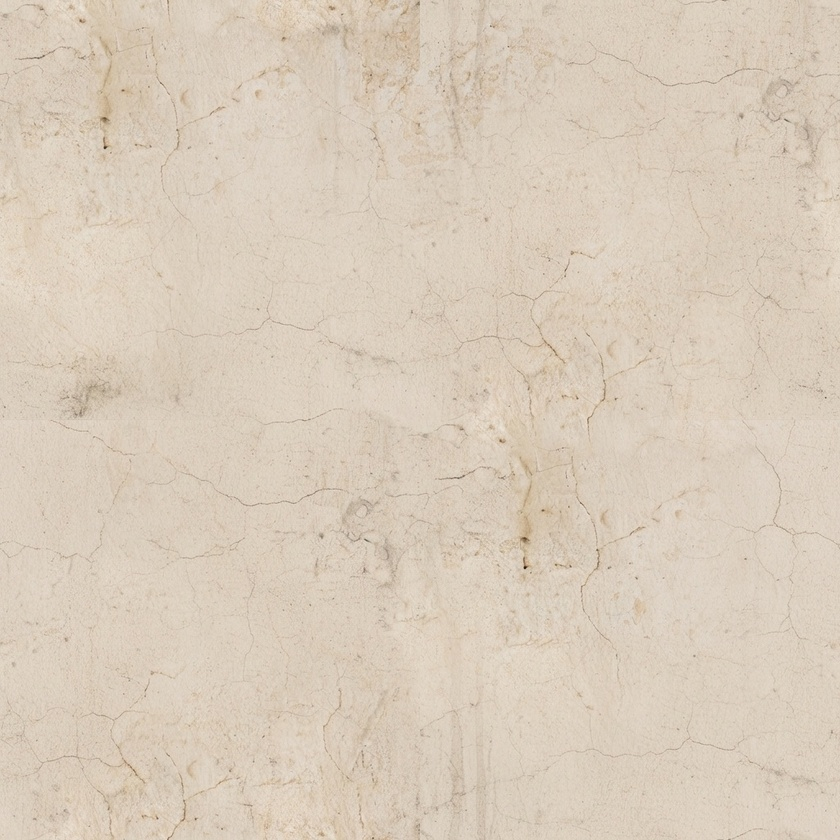
#> input picture refs/textures_v1/plaster_wall_tiled.jpg, 840 x 840 px, shrunk from 1024 x 1024 before the run
$ python make_copper_placeholder.py
#> lines starting #> are read from the running program, lines starting #| are printed output that depends on the picture
"""Derive a WEATHERED-COPPER PLACEHOLDER albedo from an existing base.

    python scripts/make_copper_placeholder.py

⛔ THIS IS A PLACEHOLDER AND MUST NEVER BECOME THE ARTEFACT OF RECORD.
The operator is generating the real copper/patina tile. Ruled 2026-08-30:
"until then derive a placeholder from an existing base, mark it
pipeline-derived, and never let it become the artefact of record."

Three things make that stick rather than being a hope:
  * the filename carries PLACEHOLDER, so it cannot be cited by accident,
  * `Free/_measured/copper_placeholder.json` records base + method + hash and
    says PLACEHOLDER in its own `status`,
  * `recipes/church_materials.json` marks the role `placeholder: true`, and
    the build reports which slots are waiting on the real tile.

WHAT IS DERIVED AND WHAT IS INVENTED -- they are different claims
  DERIVED   the STRUCTURE. Luminance of the base tile, high-passed to keep
            the fine surface variation and drop its large-scale shading.
            Structure is the half a placeholder can honestly borrow.
  INVENTED  the COLOUR. A luminance ramp into weathered-copper hues: dark
            red-brown in the lows through to green patina in the highs. There
            is no measurement anywhere behind those hues -- they are read off
            the concept's own words ("WEATHERED COPPER ONION DOME, dark
            red-brown") and nothing else.

The base is `plaster_wall_tiled.jpg`: fine and non-directional, which is the
closest available structure to a beaten metal sheet. Using `roof_tiles` would
have imported a shingle pattern onto a dome.
"""
from __future__ import annotations

import hashlib
import io
import json
import os
import sys

import numpy as np
from PIL import Image

REPO = os.path.dirname(os.path.dirname(os.path.abspath(__file__)))
BASE = "refs/textures_v1/plaster_wall_tiled.jpg"
OUT = "refs/derived_placeholder/copper_patina_PLACEHOLDER.png"
MAN = "Free/_measured/copper_placeholder.json"

# Weathered copper, read off the concept's words. Low luminance -> the dark
# red-brown the concept names; high -> the green patina that collects in the
# raised and washed areas. Deliberately only four stops: a placeholder that
# looks too resolved invites being kept.
STOPS = [
    (0.00, (61, 28, 20)),      # deep shadow, dark red-brown
    (0.40, (124, 60, 38)),     # body copper, oxidised
    (0.72, (96, 124, 96)),     # patina beginning
    (1.00, (140, 176, 150)),   # pale green patina on the washed highs
]


def ramp(x):
    """Piecewise-linear colour ramp over luminance in [0,1]."""
    out = np.zeros(x.shape + (3,), dtype=np.float32)
    for i in range(len(STOPS) - 1):
        x0, c0 = STOPS[i]
        x1, c1 = STOPS[i + 1]
        m = (x >= x0) & (x <= x1)
        if not m.any():
            continue
        t = ((x[m] - x0) / (x1 - x0))[:, None]
        out[m] = np.array(c0, np.float32) * (1 - t) + np.array(c1, np.float32) * t
    return out


def sha(p):
    h = hashlib.sha256()
    with open(p, "rb") as fh:
        for b in iter(lambda: fh.read(1 << 20), b""):
            h.update(b)
    return h.hexdigest()


def main():
    bp = os.path.join(REPO, BASE)
    if not os.path.exists(bp):
        print("REFUSE: base %s is absent" % BASE)
        return 2
    with Image.open(bp) as im:
#> im is the input picture: PIL image 840x840 RGB; mean R, G, B 217.5, 203.8, 186.9
        a = np.asarray(im.convert("RGB"), dtype=np.float32) / 255.0
    lum = 0.2126 * a[..., 0] + 0.7152 * a[..., 1] + 0.0722 * a[..., 2]

    # HIGH-PASS: keep fine structure, drop the base's own large-scale shading.
    # Without this the plaster's broad light/dark drifts would read as dents in
    # a metal dome -- borrowing the base's lighting, not its surface.
    k = 33
    pad = np.pad(lum, k // 2, mode="reflect")
    cs = np.cumsum(np.cumsum(pad, 0), 1)
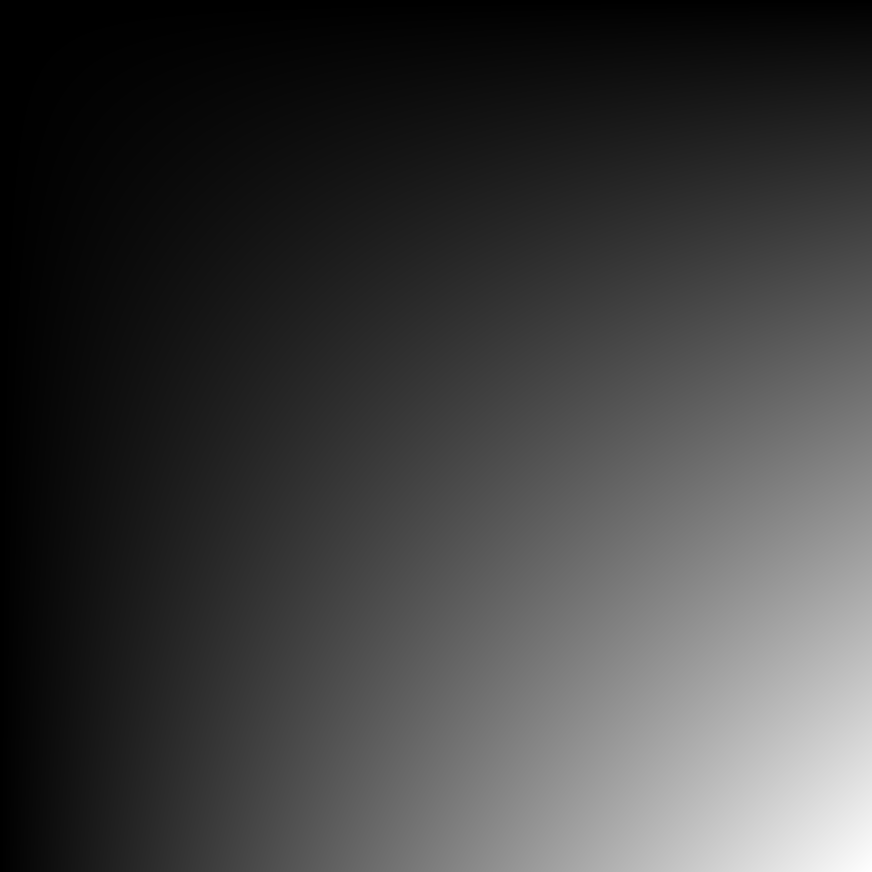
#> cs: shape (872, 872) float32; min 0.797, max 612984.2, mean 153391.3; drawn with min black and max white
    cs = np.pad(cs, ((1, 0), (1, 0)))
#> cs: shape (873, 873) float32
    h, w = lum.shape
#> h = 840; w = 840
    box = (cs[k:k + h, k:k + w] - cs[0:h, k:k + w]
           - cs[k:k + h, 0:w] + cs[0:h, 0:w]) / float(k * k)
    detail = lum - box
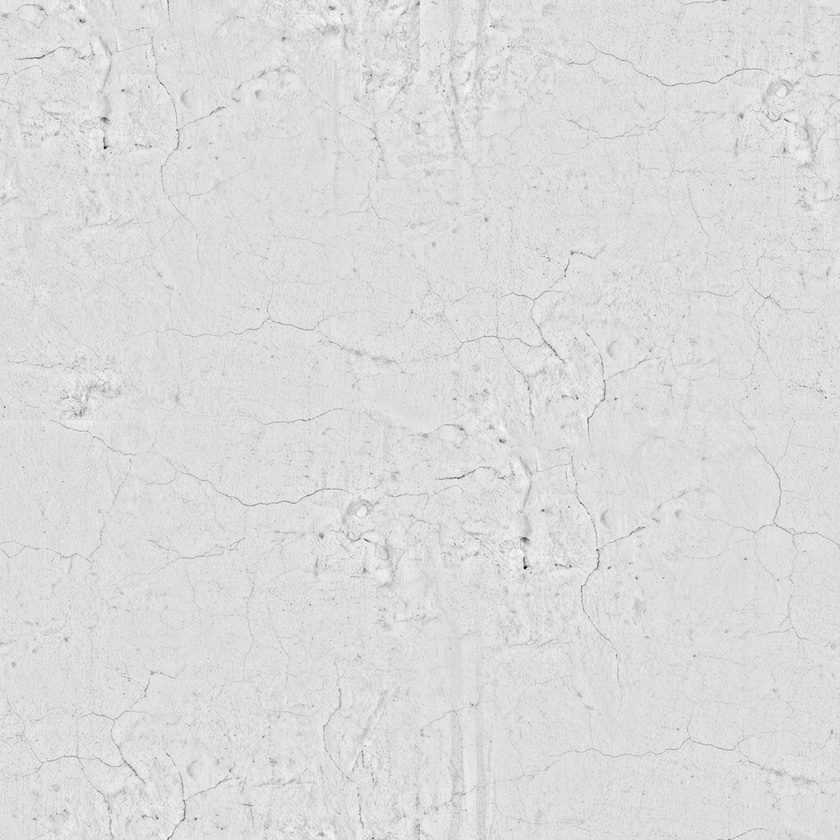
#> detail: shape (840, 840) float32; min -0.686, max 0.109, mean 1.36e-07; drawn with min black and max white
    # normalise the detail to [0,1] about its own midpoint
    s = float(np.percentile(np.abs(detail), 99)) or 1e-6
#> s = 0.0921
    x = np.clip(0.5 + detail / (2.0 * s), 0.0, 1.0)
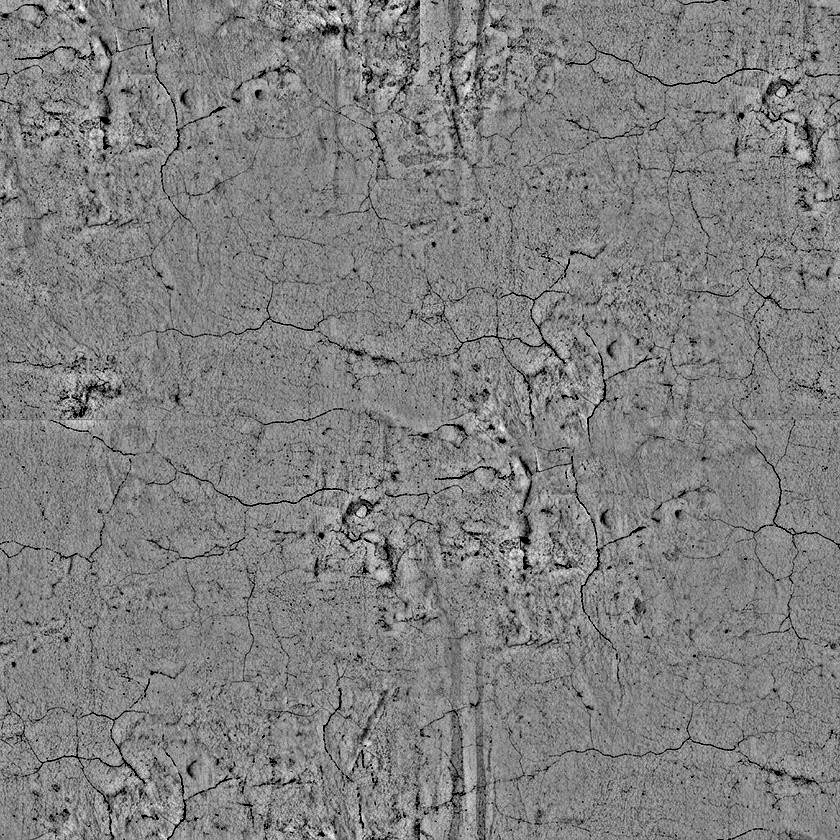
#> x: shape (840, 840) float32; min 0, max 1, mean 0.502

    rgb = ramp(x)
#> the loop in ramp, `for i in range(len(STOPS) - 1):` made 3 passes
#> pass 1, in ramp, `m = (x >= x0) & (x <= x1)`:
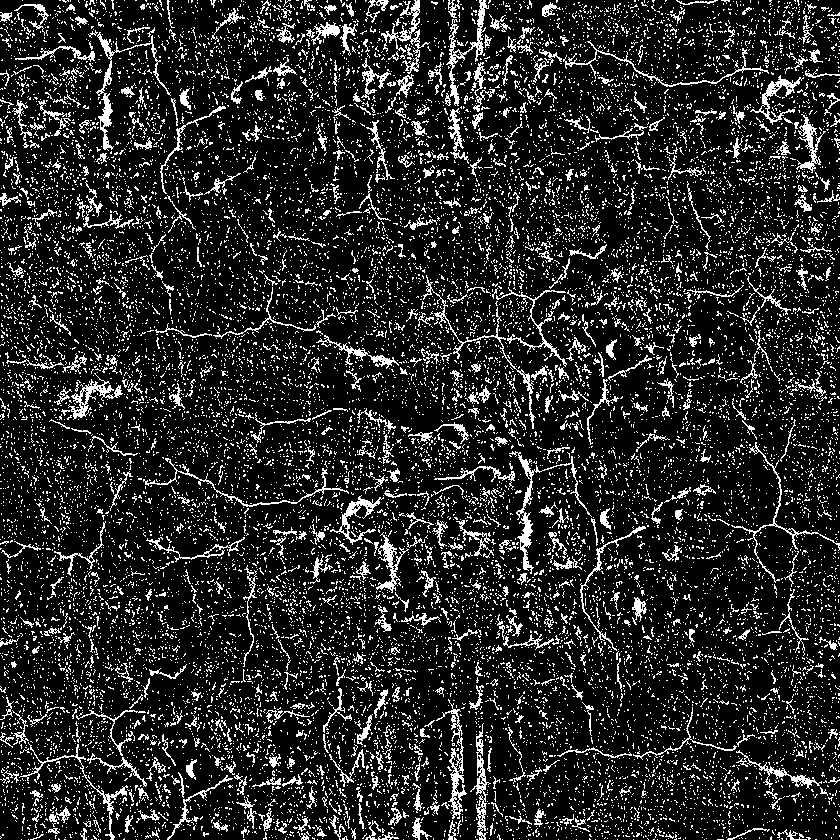
#> m: shape (840, 840) bool; 15.1% white in thin lines or dots
#> pass 3, in ramp, `m = (x >= x0) & (x <= x1)`:
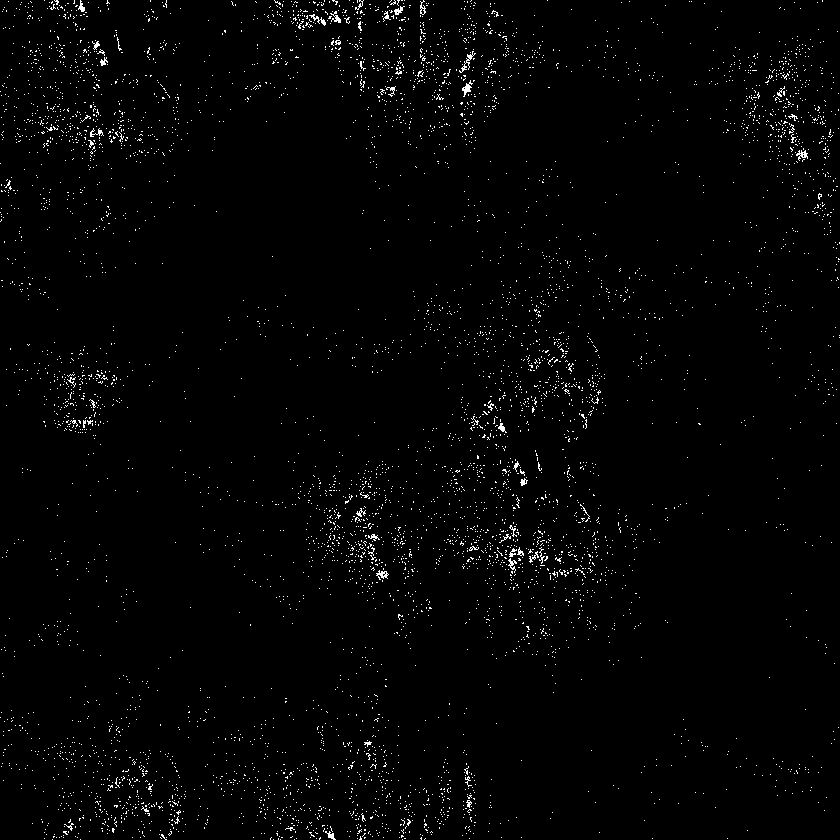
#> m: shape (840, 840) bool; 1.6% white in thin lines or dots
#> after the loop in ramp, `for i in range(len(STOPS) - 1):`:
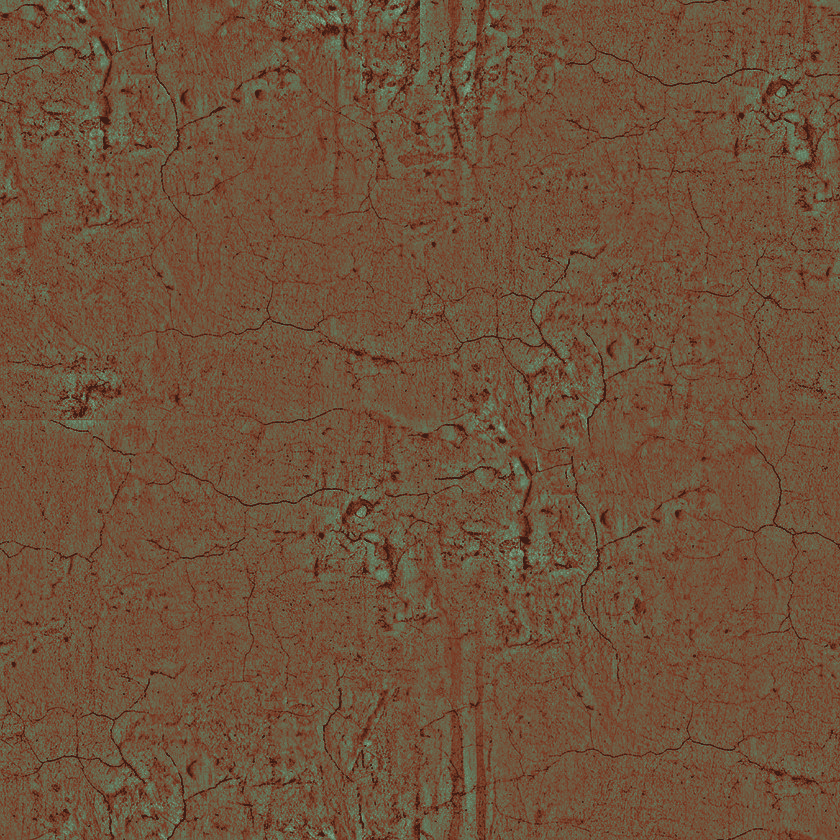
#> out: shape (840, 840, 3) float32; mean of channels 0, 1, 2 110.9, 82.6, 59; drawn as R, G, B
    out_p = os.path.join(REPO, OUT)
    os.makedirs(os.path.dirname(out_p), exist_ok=True)
    Image.fromarray(np.clip(rgb, 0, 255).astype(np.uint8)).save(out_p)

    with Image.open(out_p) as _oi:      # close the handle rather than leak it
        out_size = list(_oi.size)
#> out_size = [840, 840]
    man = {
        "status": "PLACEHOLDER -- NOT THE ARTEFACT OF RECORD",
        "role": "copper_patina",
        "file": OUT,
        "base": BASE,
        "base_sha256": sha(bp),
        "sha256": sha(out_p),
        "size": out_size,
        "method": ("luminance of the base, high-passed with a %d px box to "
                   "keep fine structure and drop large-scale shading, then "
                   "mapped through a 4-stop weathered-copper ramp" % k),
        "derived": "the STRUCTURE only",
        "invented": ("the COLOUR. The hues are read off the concept's words "
                     "-- 'WEATHERED COPPER ONION DOME, dark red-brown' -- and "
                     "nothing else. No measurement stands behind them."),
        "retires_when": ("the operator's generated copper/patina tile lands. "
                         "This file is then deleted from the role table, not "
                         "kept as a fallback."),
        "adopted": "2026-08-31",
    }
    man_p = os.path.join(REPO, MAN)
    with io.open(man_p, "w", encoding="utf-8") as fh:
        json.dump(man, fh, indent=1)
    # Read the manifest back: it is the record that keeps this file honestly
    # marked PLACEHOLDER, so a write that did not persist must not report success.
    with io.open(man_p, encoding="utf-8") as fh:
        if not str(json.load(fh).get("status", "")).startswith("PLACEHOLDER"):
            print("REFUSE: %s did not read back with its PLACEHOLDER status."
                  % MAN)
            return 2
    print("wrote %s  (%dx%d)" % (OUT, man["size"][0], man["size"][1]))
#| wrote refs/derived_placeholder/copper_patina_PLACEHOLDER.png  (840x840)
    print("  base   %s" % BASE)
    print("  sha256 %s" % man["sha256"][:16])
#|   sha256 8198ad9034923243
    print("  STATUS %s" % man["status"])
#|   STATUS PLACEHOLDER -- NOT THE ARTEFACT OF RECORD
    return 0


if __name__ == "__main__":
    sys.exit(main())
#> (the program exits here)
